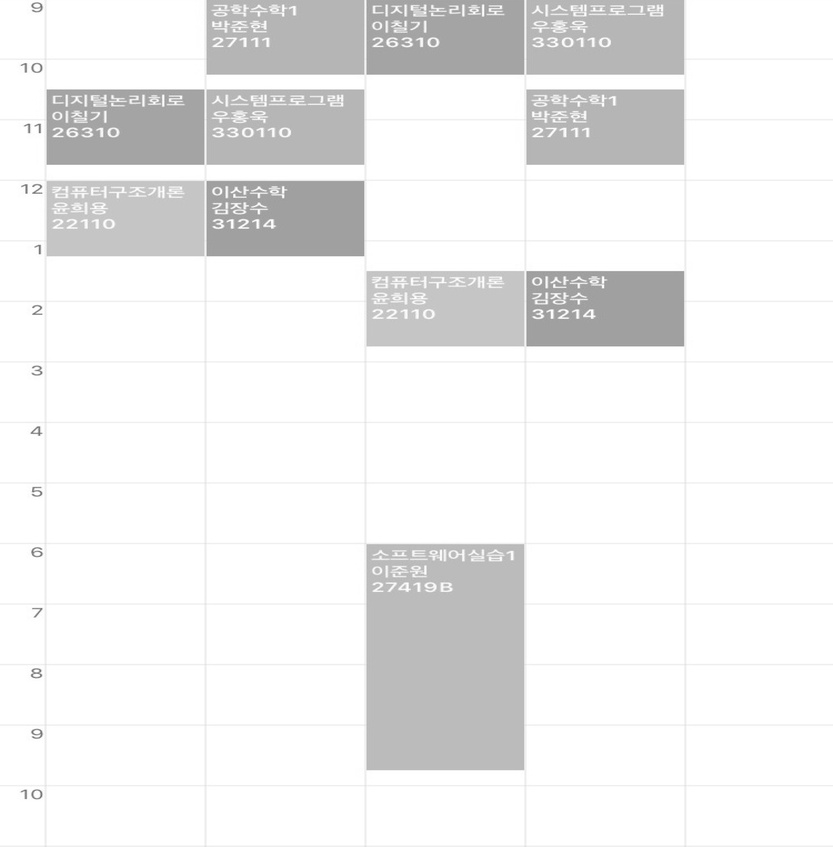
#> input picture Images/Resize/0_rs.jpg, 833 x 847 px, shrunk from 2880 x 2929 before the run; its folder holds only this picture in this run
$ python Image_Calculator.py
#> lines starting #> are read from the running program, lines starting #| are printed output that depends on the picture
# -*- coding: utf-8 -*-
__author__ = "shinjawkwang@naver.com"
# 이 프로그램은 성균관대학교 정보통신대학 밴드동아리 악의 꽃 시간표 조정을 위해 제작한 프로그램입니다.
# 에브리타임 앱 내의 시간표 "이미지로 저장" 기능으로 저장한 시간표 이미지를 요합니다.
# "화이트(기본)" 테마의 시간표 이미지만 사용 가능합니다. (추후 업데이트.. 할 수 있을까..)
# 월~금요일까지 기록된 시간표만 지원합니다 (동아리에 토욜시간표도 추가하는 사람이 생기면 그 때 수정 예정)


import glob

import os
import cv2
import math
import numpy as np


# 칸수의 case를 고려하기 위해, 아래 method의 rows 리스트를 이용해 칸 수를 조정하고자 한다
# 맨 밑에 회색줄의 위치가 기록된 경우, 그 부분을 삭제하는 method이다
def deleteBottom(rows, height):
    if height - rows[0] < 10:
        del rows[0]
    return rows


# (칸 사이 거리, 칸의 수)로 구성된 list를 return
# 칸 수의 case를 고려하는 method : deleteBottom
def CalcRows(files):
    matrix = []
    for file in files:
        # matrix에 넣을 list
        list = []

        # 흰 계열 공간을 확실히 흰색으로, 아닌 부분을 회색으로 하기 위해
        # cv2.IMREAD_GRAYSCALE을 사용
        img = cv2.imread(file, cv2.IMREAD_GRAYSCALE)

        # img.shape는 [height, width, channel(그레이스케일의 경우 존재하지 않는다)]로 구성
        height = img.shape[0]

        # 높이 list에 추가
        rows = []

        # 최초 sv는 필터링 되지 않기 위함
        sv = height + 100
        while height > 0:

            # 픽셀은 0~height-1 로 구성된 듯 하다. height로 하니 오류 출력
            px = img[height-1, 1]

            # 흰색보다 살짝이라도 어두운 케이스
            # 이하 "회색"으로 지칭, 선을 이루는 픽셀로 간주함
            if px < 255:

                # 마지막으로 발견한 회색 픽셀과 가까운 (거리가 20픽셀 미만)
                # 픽셀에서 다시 회색 픽셀을 발견한 경우
                if sv - height < 20:

                    # 같은 선을 이루고 있는 픽셀이므로 리스트에 넣을 필요가 없음
                    # rows 리스트에서 pop하고 새롭게 발견한 픽셀을 저장
                    # 선을 이루는 마지막 픽셀을 저장하기 위함
                    rows.pop()
                rows.append(height)

                # 저장값 갱신
                sv = height
            height -= 1

        # 회색 선이 시간표 맨 밑 칸에 있기도 하고, 없기도 하다
        # 그래서 rows 원소들이 칸 수 보다 하나 더 많이 생기는 경우가 있다
        # 이 경우를 고려하기 위함 (참고로, 맨 위에 줄이 있는 시간표는 내가 본 시간표 중엔 없었다)
        rows = deleteBottom(rows, img.shape[0])

        # 각 원소들 사이값의 평균으로 하는게 가장 정확하겠지만
        # 최초값으로 해도 큰 차이는 없으므로
        # 편의상 최초 두 원소의 차로 칸 사이 거리를 계산함
        list.append(rows[0] - rows[1])
        list.append(len(rows))
        # return할 matrix에 list 추가
        matrix.append(list)

    return matrix


# 시간표 이미지에서 "월화수목금", "9시, 10시, 11시 ..." 부분을 삭제한다.
def deleteTop(files, directory):
    sv = []
    i = 0
    for file in files:
        img = cv2.imread(file, cv2.IMREAD_COLOR)
        imgG = cv2.imread(file, cv2.IMREAD_GRAYSCALE)

        # idx=0 : 세로 자르기
        # idx=1 : 가로 자르기
        idx = 0
        lev = 0
        while lev < img.shape[idx]:

            if idx == 0:
                px = imgG[lev, 0]
            else:
                px = imgG[0, lev]

            # 회색 픽셀이 발견되었을 때
            if px < 255:

                # 위치를 저장
                sv.append(lev)
                if len(sv) > 1:

                    # 칸 사이 거리가 30 이상이면 칸이 떨어졌다고 간주
                    # 잘라서 저장하고 반복문을 종료한다.
                    if sv[len(sv)-1] - sv[len(sv)-2] > 30:
                        if idx == 0:
                            delImg = img[sv[len(sv)-2]:img.shape[0], 0:img.shape[1]]

                            # parameter들 초기값으로 돌리고, 가로 모드로 전환
                            idx += 1
                            lev = 0
                            sv.clear()
                            # continue가 없으면 lev+=1이 수행되버림
                            continue

                        elif idx == 1:
                            delImg = delImg[0:delImg.shape[0],
                                            sv[len(sv)-2]:img.shape[1]]
                            cv2.imwrite(directory +
                                        str(i) + "_rs.jpg", delImg)
                            break

            lev += 1

        # 리스트를 초기화한다.
        sv.clear()
        i += 1


# 시간표에서 line을 삭제한다
# issue : 현재 프로세싱 과정이 상당히 느리다.
def deleteLine(files, directory):
    if not os.path.exists(directory):
        os.makedirs(directory)
    i = 0
    cnt = 0
    print("Image Meditating ", end = "", flush = True)
    for file in files:
        img = cv2.imread(file)
#> img is the input picture: shape (847, 833, 3); min 103, max 255, mean 238.7
        imgray = cv2.cvtColor(img, cv2.COLOR_BGR2GRAY)
        height, width, _ = img.shape
#> height = 847; width = 833
        for row in range(0, height-1):
            for col in range(0, width-1):
                px = img[row, col]

                # G, R, B 값이 모두 185 초과 255 미만인 경우
                # 화이트(기본) 시간표에서는 이 경우가 모두 시간표를 나누는 선이다 (하드코딩이므로 예외가 나오면 수정 요함)
                if 185 < px[0] < 255 and 185 < px[1] < 255 and 185 < px[2] < 255:

                    # 해당 부분을 흰색으로 변환한다
                    imgray[row, col] = 255
                cnt += 1
                if cnt%500000 == 0:
                    print(". ", end="", flush=True)
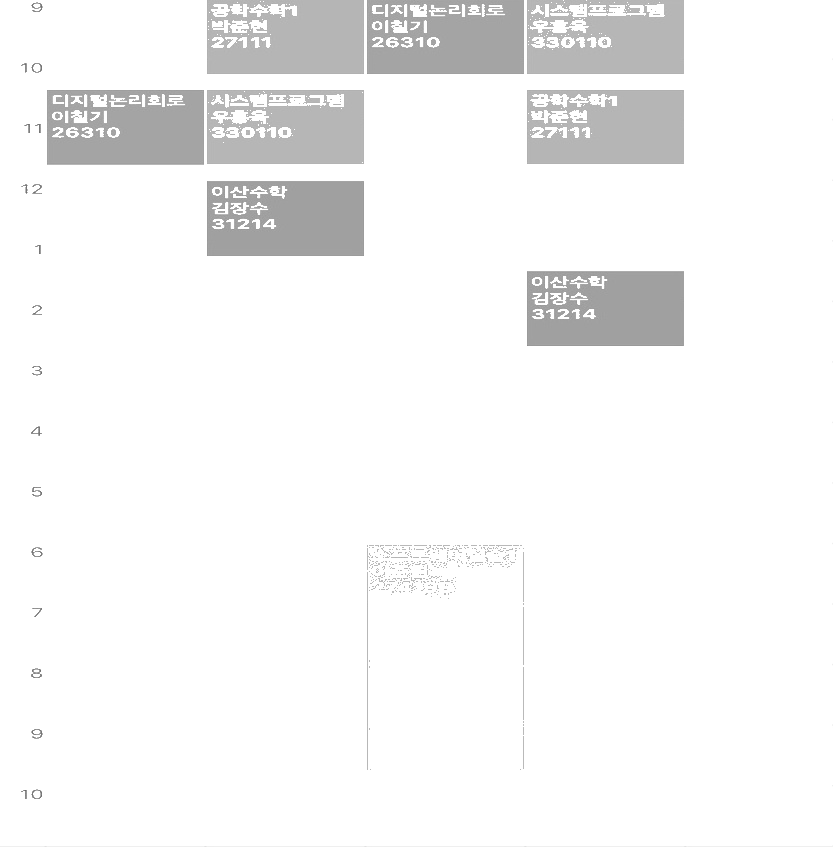
#> imgray: shape (847, 833); min 103, max 255, mean 245.1
#> after the loop, cnt = 703872
        cv2.imwrite(directory + str(i) + ".jpg", imgray)
        i += 1
    print()


# deleteTop과 deleteLine을 동시에 수행하게 하는 method
def delete(files, target_dir):
    directory = target_dir + "/Resize/"
    if not os.path.exists(directory):
        os.makedirs(directory)
    deleteTop(files, directory)
    rs_files = sorted(glob.glob(directory + "*.jpg"))
    deleteLine(rs_files, target_dir + "/Complete/")
    """
    # Delete Images for calculating data

    """


# delete로 변환한 이미지와, CalcRows로 구한 (칸 사이 거리, 칸의 수)를 이용해
# 비는 시간대를 계산한다 (수업 사이 15분은 사실상 의미가 없으므로 무시한다)
# [0-15, 15-30, 30-45, 45-60]
def CalcTimeTable(files, matrix):
    test = 0xF00000000000000000000000000000000000000000000
    result = 0
    table = 0
    i = 0
    for file in files:
        print(file)
        img = cv2.imread(file, cv2.IMREAD_GRAYSCALE)
        height, width = img.shape
        aQuarter = math.ceil((height / matrix[i][1]) / 4)
        for day in range(5):
            col = ((width // 5) * day) + 20
            # print("<< Detecting day:", day + 1, " >>")

            # 9시 ~ 24시 : 총 8바이트 in a day
            for qt in range(64):
                row = qt * aQuarter
                nxtrow = row + aQuarter
                if row+3 < height and nxtrow+3 < height:
                    # if img[row+3, col] == 255 or img[nxtrow+3, col] == 255:
                    if img[row+3, col] != 255:
                        table += 1
                table <<= 1
        if test&table > 0:
            print("There can be ERROR; Check after processing")
        if i==0:
            result = table
        else:
            result = result | table
        table = 0
        i += 1
    return result >> 1


def Calibration(binary):
#> called with binary = 0
    calib = binary
    std = 0xF
    for i in range(80):
        test = (std&calib) >> (4*i)
        # print(bin(test))
        if test == 0x7 or test == 0xB or test == 0xD or test == 0xE:
            calib |= 0xF << (4*i)
        std <<= 4
    return calib


def PrintResult(binary):
#> called with binary = 0
    flag = True
    std = 0x80000000000000000000000000000000000000000000000000000000000000000000000000000000
    for i in range(5): # 월화수목금; 추후 update
        if i == 0:
            print("\n<<< 월요일 가능한 시간 목록 >>>")
        elif i == 1:
            print("\n<<< 화요일 가능한 시간 목록 >>>")
        elif i == 2:
            print("\n<<< 수요일 가능한 시간 목록 >>>")
        elif i == 3:
            print("\n<<< 목요일 가능한 시간 목록 >>>")
        elif i == 4:
            print("\n<<< 금요일 가능한 시간 목록 >>>")
        for j in range(16): # 9시 ~ 새벽 1시
            for k in range(4):  # [0-15], [15-30], [30-45], [45-60]
                if std&binary == 0:
                    flag = False
                    if j == 0:
                        print(" 9시", end='')
                    elif j == 1:
                        print("10시", end='')
                    elif j == 2:
                        print("11시", end='')
                    elif j == 3:
                        print("12시", end='')
                    elif j == 4:
                        print("13시", end='')
                    elif j == 5:
                        print("14시", end='')
                    elif j == 6:
                        print("15시", end='')
                    elif j == 7:
                        print("16시", end='')
                    elif j == 8:
                        print("17시", end='')
                    elif j == 9:
                        print("18시", end='')
                    elif j == 10:
                        print("19시", end='')
                    elif j == 11:
                        print("20시", end='')
                    elif j == 12:
                        print("21시", end='')
                    elif j == 13:
                        print("22시", end='')
                    elif j == 14:
                        print("23시", end='')
                    elif j == 15:
                        print("24시", end='')

                    if k == 0:
                        print("00분 ~ 15분")
                    elif k == 1:
                        print("15분 ~ 30분")
                    elif k == 2:
                        print("30분 ~ 45분")
                    elif k == 3:
                        print("45분 ~ 60분")
                std >>= 1

        if flag:
            print("가능한 시간대가 없습니다.")
        flag = True


def main():
    print("# Welcome to Everytime Schedule MAkEr")
    # Enter Your Path
    # target_dir = input("INPUT PATH : ")
    # == Default Path in BOOTY, Windows ============
    # target_dir = "C:\\Users\\Shinjaekwang\\Dropbox\\Code\\2018\\LFDM_PYthon\\Images\\"
    # == Default Path in shinjaekwang, Mac OS X ====
    target_dir = "/Users/shinjaekwang/Dropbox/Code/Everytime_Image_Merger/Images/"
    # target_dir = input("이미지 파일이 담긴 폴더 경로를 입력하십시오: ")
    # ==============================================
    files = sorted(glob.glob(target_dir + "*.jpg"))

    matrix = CalcRows(files)
    delete(files, target_dir)
    path = target_dir + "/Complete/"
    files = sorted(glob.glob(path + "*.jpg"))

    result = CalcTimeTable(files, matrix)
    calib = Calibration(result)

    PrintResult(result)

    print("\n\nCalibrated:")
    PrintResult(calib)

    try:
        os.rmdir(path)
    except OSError:
        print("Deletion of the directory", path, "failed")
    else:
        print("Deletion SUCCESS")

if __name__ == "__main__":
    main()

$ run again, on Images/Resize/4_rs.jpg
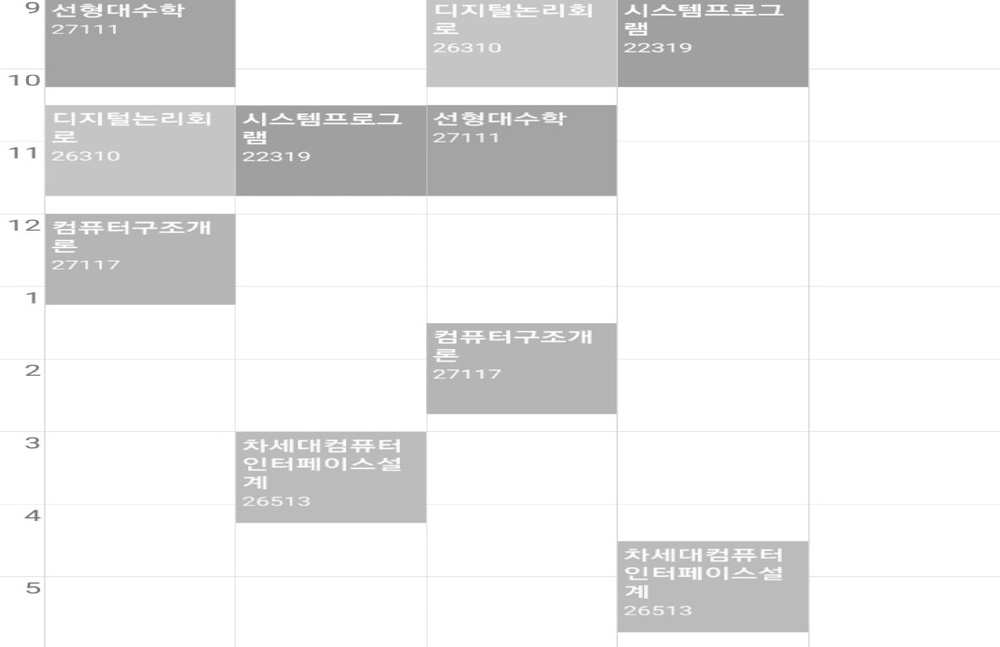
#> input picture Images/Resize/4_rs.jpg, 1000 x 647 px, shrunk from 2880 x 1863 before the run
#> in deleteLine, img is the input picture: shape (647, 1000, 3); min 99, max 255, mean 235.4
#> after the loop in deleteLine, `for row in range(0, height-1):`:
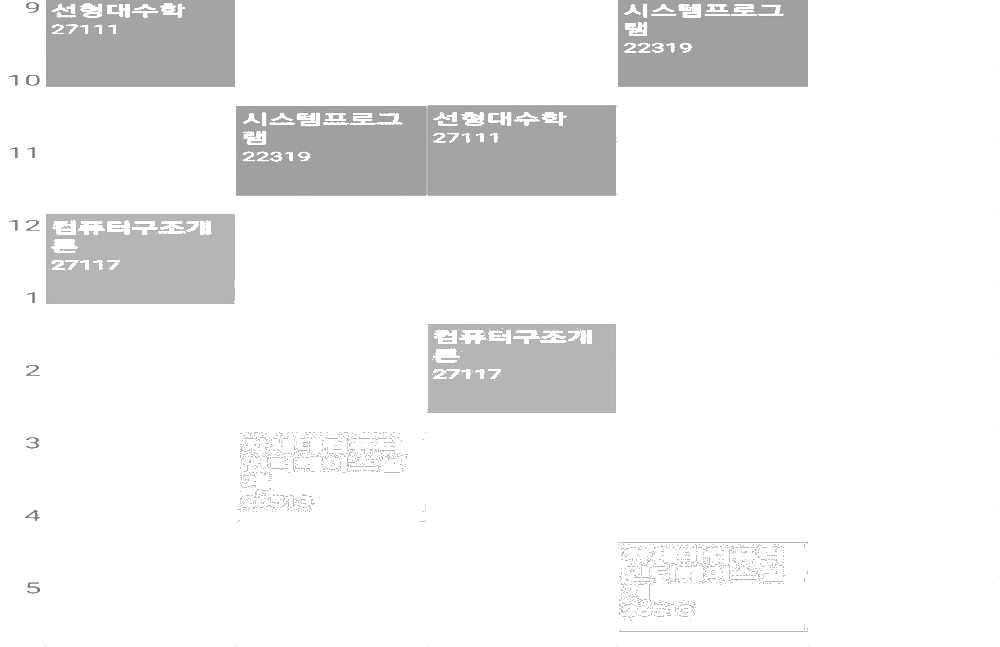
#> imgray: shape (647, 1000); min 99, max 255, mean 242.2
#> after the loop in deleteLine, `for row in range(0, height-1):`: cnt = 645354

$ run again, on Images/Resize/5_rs.jpg
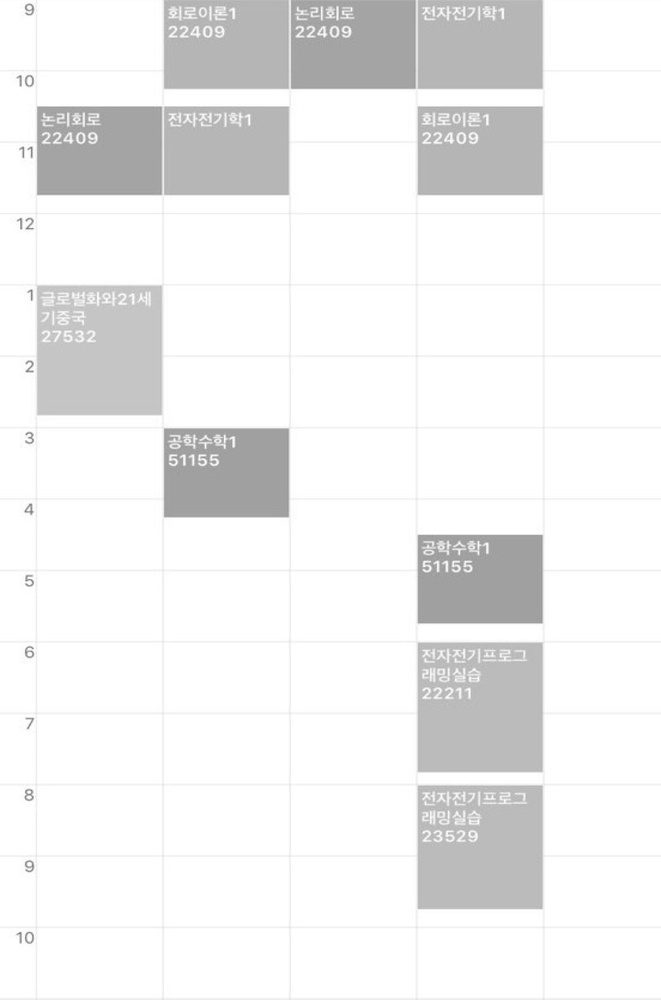
#> input picture Images/Resize/5_rs.jpg, 661 x 1000 px, shrunk from 2880 x 4357 before the run
#> in deleteLine, img is the input picture: shape (1000, 661, 3); min 116, max 255, mean 239.1
#> after the loop in deleteLine, `for row in range(0, height-1):`:
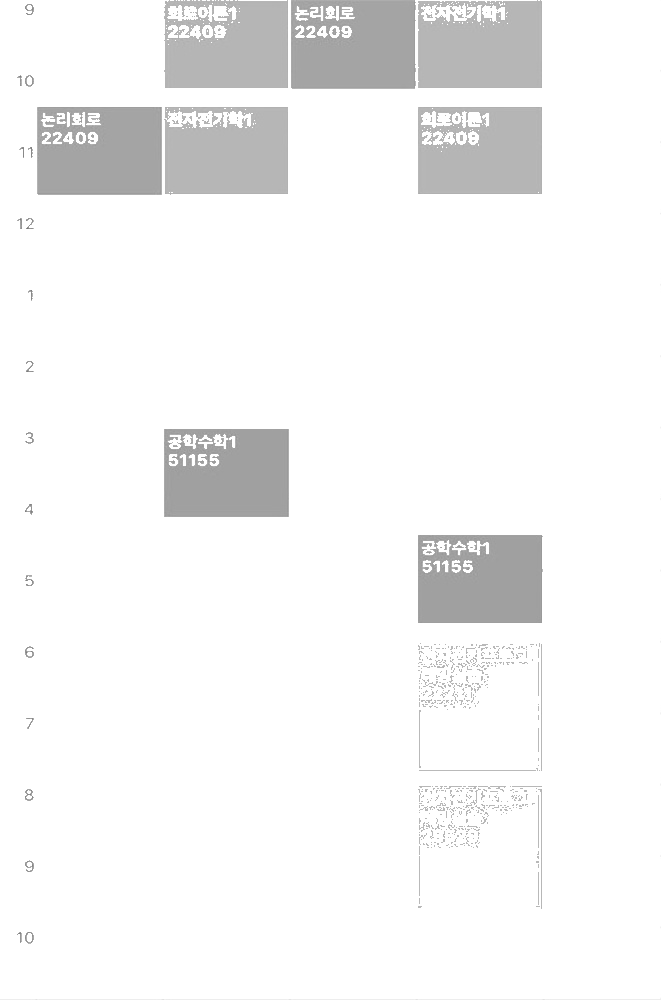
#> imgray: shape (1000, 661); min 116, max 255, mean 244.6
#> after the loop in deleteLine, `for row in range(0, height-1):`: cnt = 659340
